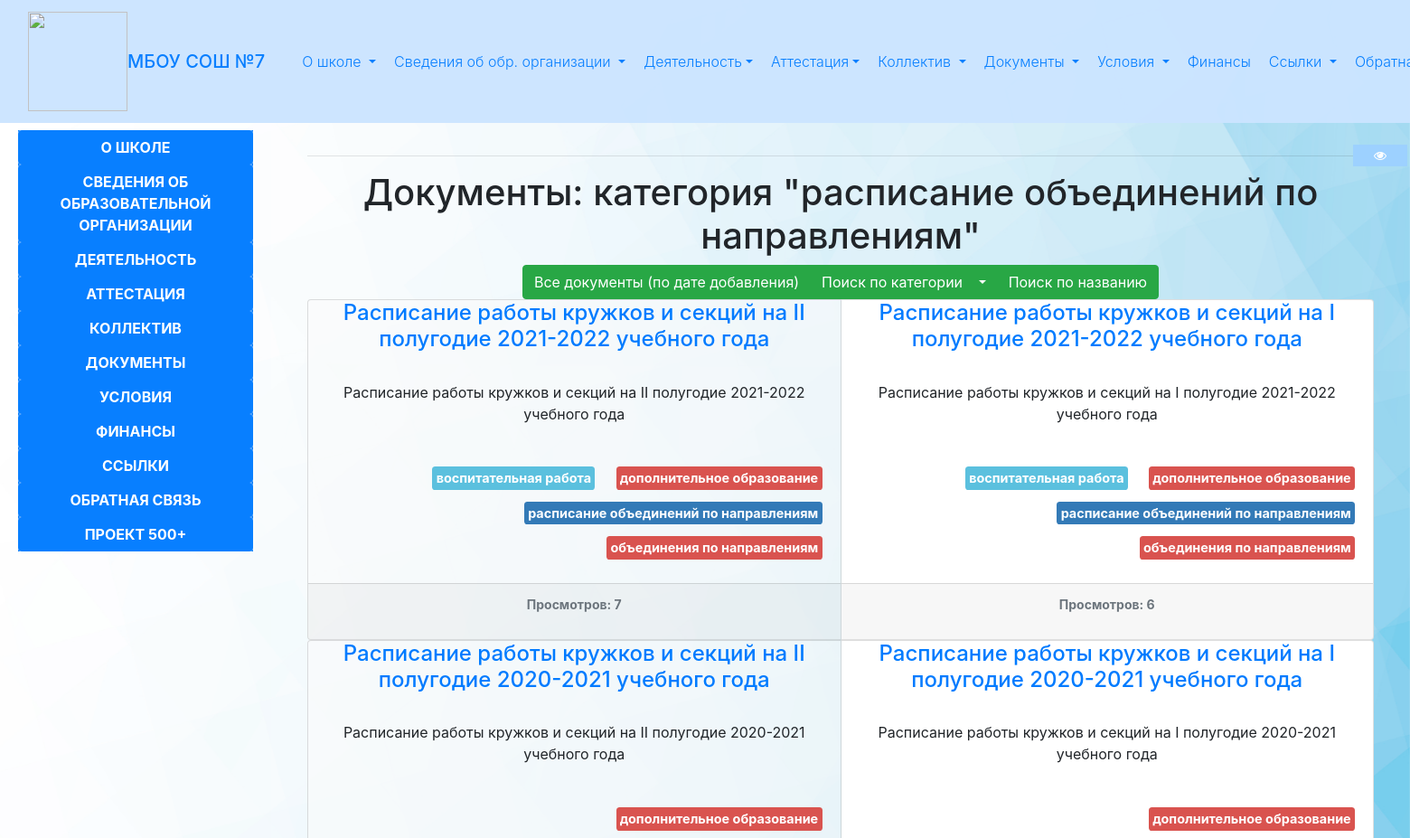
Before: /about/schedules/ (upper part) with the older database file.
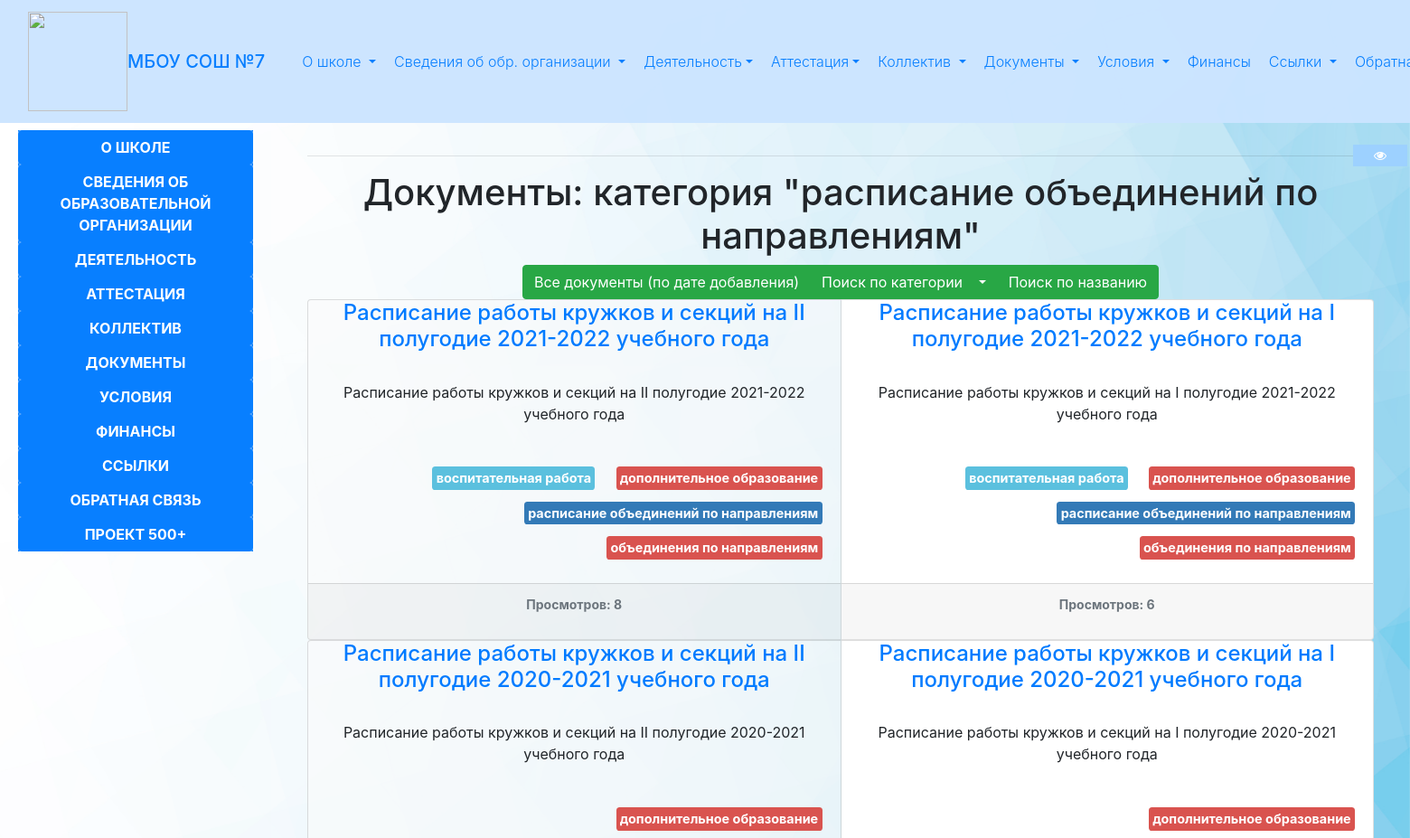
After: the same page with the newer database file.
### mbou/models.py (models this page shows, shortened)
class Document(models.Model):
    title = models.TextField()
    title_id = models.TextField(default=u'')
    description = models.TextField(blank=True)
    doc = models.FileField(upload_to="docs")
    pub_date = models.DateTimeField(default=timezone.now)
    categories = models.ManyToManyField(DocumentCategory)
    views_count = models.IntegerField(default=0)
    objects = DocumentManager()
    def url(self):
        return reverse('document_show', kwargs={'title': self.title_id, })
    class Meta:
        ordering = ['-pub_date', '-views_count']

### mbou/views.py (the view)
# urls.py: url(r'^about/schedules/$', views.about_schedules, name="about_schedules"),
def about_schedules(request):
    return docs_by_cat_name(request, categories.schedules_category)

### mbou/miscellaneous.py (called while the page is built)
def paginate(objects, request, key='', opp=OBJS_PER_PAGE):
    from django.core.paginator import Paginator, EmptyPage, PageNotAnInteger
    key = key + '_page'
    PAGES_LEFT_RIGHT = 4
    page = request.GET.get(key)
    paginator = Paginator(objects, opp)
    try:
        result = paginator.page(page)
    except EmptyPage:
        result = paginator.page(1)
    except PageNotAnInteger:
        result = paginator.page(1)
    result.from_left = result.number - PAGES_LEFT_RIGHT
    result.from_right = result.number + PAGES_LEFT_RIGHT
    result.key = key
    return result

### mbou/models.py (called while the page is built)
    def get_url(self):
        return reverse('news', kwargs={'id': self.id, })

    def docs_count(self):
        return self.annotate(docs_count=Count('document'))

    def order_by_doc_count(self):
        return self.docs_count().order_by('-docs_count')

    def get_by_name(self, name):
        return self.get(name=name)

    def get_top_X(self, top_size=5):
        real_top = top_size
        return self.order_by_doc_count().all()[:real_top]

    def get_url(self):
        return reverse('docs_by_category', kwargs={'cat_name': self.name_id})

### templates/docs_list.html (shortened to what this page needs)
{% extends 'news.html' %}
{% block content %}
  <hr/>
  <div class="page-header">
    <h1 class="text-center">Документы: {% if cat_name %} категория "{{ cat_name }}" {% elif query %} по запросу "{{ query }}" {% else %} по дате добавления {% endif %}</h1>
    <div class="btn-group-lg" align="center">
      <div class="btn-group" role="group">
          <a href="{% url 'docs_newest' %}" class="btn btn-success" role="button">Все документы (по дате добавления)</a>
          <div class="btn-group" role="group">
            <button class="btn btn-success dropdown-toggle" type="button" data-toggle="dropdown">
               Поиск по категории&nbsp;&nbsp;
            </button>
          </div>
          <a href="{% url 'docs_search' %}" class="btn btn-success" role="button">Поиск по названию</a>
      </div>
    </div>
  </div>
  {% if docs %}
    <div class="card-group">
    {% for doc in docs %}
      <div class="card document-{% if forloop.counter|divisibleby:2 %}white{% else %}grey{% endif %}">
        <div class="document-header">
          <h4 class="card-title text-center">
            <a href="{{ doc.url }}">{{ doc.title }}</a>
          </h4>
        </div>
        <div class="card-body">
          <p class="card-text text-center">{{ doc.description }}</p>
        </div>
        <div class="card-body">
          <div class="categories document-categories">
            {% for category in doc.categories.all %}
              <a href="{{ category.get_url }}" class="text-center categories-category categories-category-{{ category.get_color_display }}">{{ category.name }}</a>
            {% endfor %}
          </div>
        </div>
        <div class="card-footer">
          <p class="document-vote-count text-muted small text-center">
            {% if request.user.is_authenticated %}Опубликовано {{ doc.pub_date }} {% endif %}Просмотров: {{ doc.views_count }}
          </p>
        </div>
      </div>
      {% if forloop.counter|divisibleby:2 %}
        </div>
        <div class="card-group">
      {% endif %}
    {% endfor %}
  {% else %}
    <h3 class="text-center">Пока не добавлено ни одного документа</h3>
  {% endif %}
{% endblock %}

Changed rows visible on the page:
changed Document "Расписание работы кружков и секций на II полугодие 2021-2022 учебного года": views_count "7" → "8"
